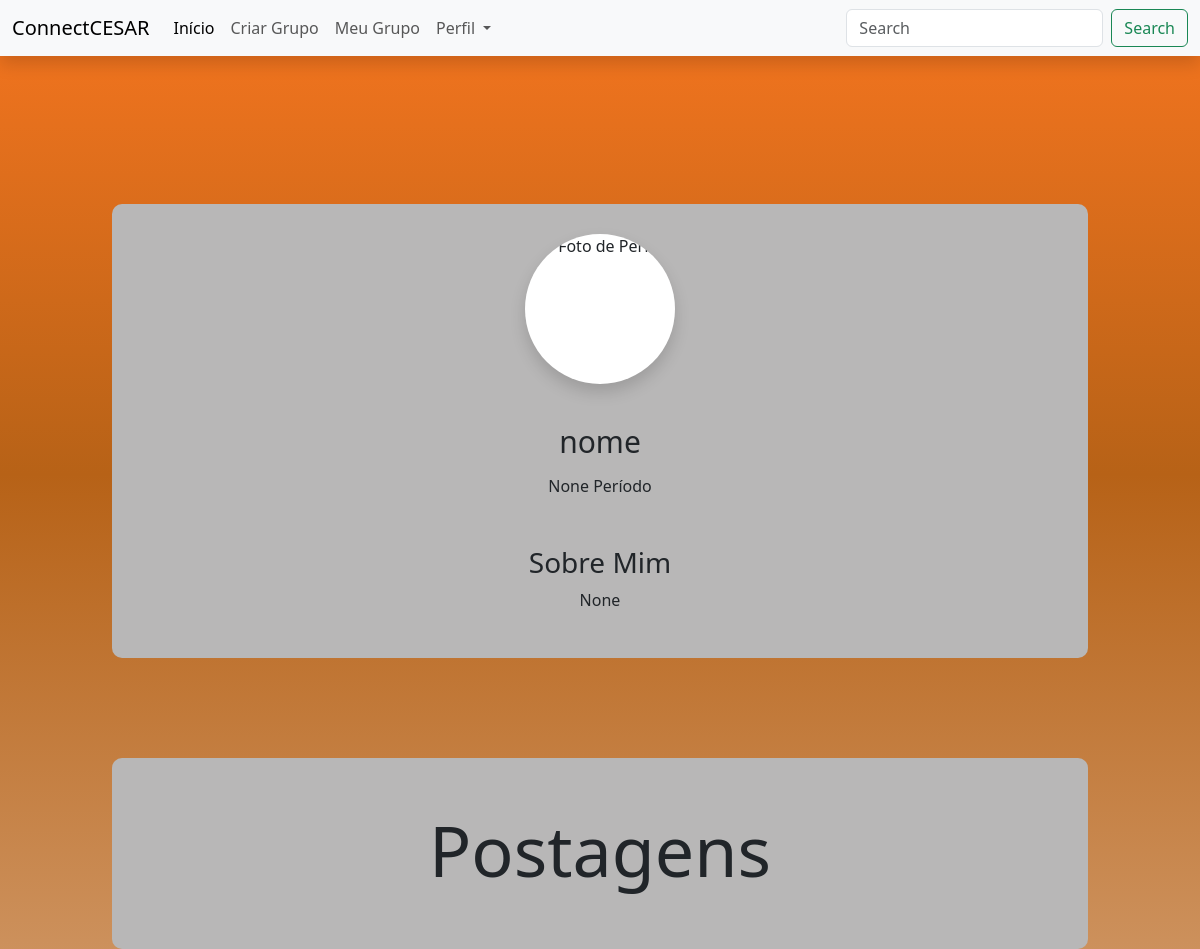
The app's page /acesso/pessoa/2/ with its own data.
### ccapp/models.py (models this page shows)
class Pessoa(models.Model):
    id_usuario = models.AutoField(primary_key=True)
    nome = models.TextField(max_length=255)
    email = models.TextField(max_length=255)
    senha = models.TextField(max_length=255)
    idade = models.IntegerField(null=True, blank=True)
    mbti = models.TextField(max_length=255, null=True, blank=True)
    periodo = models.TextField(max_length=255, null=True, blank=True)
    curso = models.TextField(max_length=255, null=True, blank=True)
    foto = models.ImageField(upload_to='perfil/', null=True, blank=True)
    descricao = models.TextField(null=True, blank=True)
    criado = models.DateTimeField(auto_now_add=True)
    atualizado = models.DateTimeField(auto_now=True)
    grupo_criado = models.ForeignKey(Grupo, null=True, blank=True, on_delete=models.SET_NULL)

### ccapp/views.py (the view)
# urls.py: path('acesso/pessoa/<int:id_field>/', views.acesso_pessoa, name='acesso_pessoa'),
def acesso_pessoa(request, id_field):
    id_pessoa = Pessoa.objects.get(id_usuario = id_field)
    context = {'pessoa': id_pessoa}
    return render(request, 'acesso_pesquisa.html', context)

### templates/acesso_pesquisa.html (shortened to what this page needs)
{% include "navbar.html" %}
{% include "main.html" %}
{% if pessoa %}
<div class="container">
<div class="profile-links">
        <img class="card-img-top rounded-circle shadow bg-white" style="width: 150px" src="..." alt="Foto de Perfil">
        <li><a style="font-size: 30px;">{{ pessoa.nome }}</a></li>
        <li><a>{{ pessoa.periodo }} Período</a></li>
        <h3 class="mt-5">Sobre Mim</h3>
        <p class="text-justify">
          {{ pessoa.descricao }}
    </p>
    </div>
    </div>
    <div class="container">
        <div class="profile-links">
            <li><a style="font-size: 70px;">Postagens</a></li>
        </div>
    </div>
{% else %}
    <p> INFORMAÇÃO NÃO DISPONÍVEL </p>
{% endif %}

### templates/main.html (style rules this page uses)
html { height: 100%; }
body { padding-top: 80px; min-height: 100%; margin: 0; background: linear-gradient( rgb(246, 117, 31), rgb(183, 98, 23), rgba(183, 98, 23, 0.7) ); background-attachment: fixed; }
.profile-links { background-color: #b8b7b7; padding: 30px 20px; text-align: center; margin: 100px 70px 0 70px; border-radius: 10px; }
.profile-links img { width: 150px; height: 150px; border-radius: 50%; display: inline-block; margin-bottom: 25px; }
.profile-links li { display: block; margin: 10px 0; }

### records on screen
Pessoa: nome "nome", periodo "None", descricao "None"
